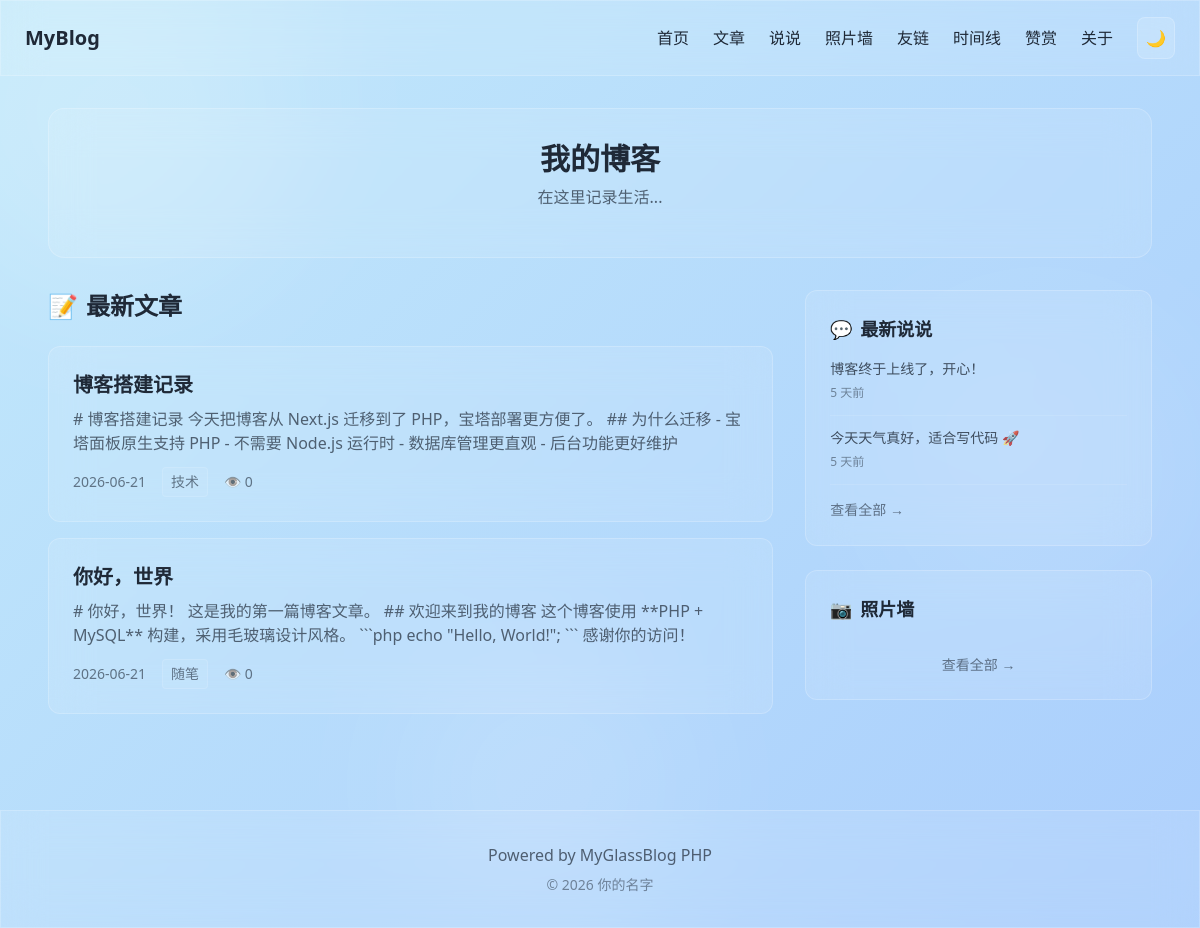
The page / on the database its author committed.
### tables this page shows
CREATE TABLE `posts` (
  `id` int(11) UNSIGNED NOT NULL AUTO_INCREMENT,
  `title` varchar(200) NOT NULL DEFAULT '' COMMENT '标题',
  `slug` varchar(200) NOT NULL DEFAULT '' COMMENT 'URL别名',
  `content` longtext COMMENT 'Markdown内容',
  `category` varchar(50) NOT NULL DEFAULT '' COMMENT '分类',
  `description` varchar(500) NOT NULL DEFAULT '' COMMENT '摘要',
  `cover` varchar(500) NOT NULL DEFAULT '' COMMENT '封面图URL',
  `views` int(11) UNSIGNED NOT NULL DEFAULT 0 COMMENT '阅读量',
  `status` tinyint(1) NOT NULL DEFAULT 1 COMMENT '状态：0草稿 1发布',
  `created_at` timestamp NOT NULL DEFAULT CURRENT_TIMESTAMP,
  `updated_at` timestamp NOT NULL DEFAULT CURRENT_TIMESTAMP ON UPDATE CURRENT_TIMESTAMP,
  PRIMARY KEY (`id`),
  UNIQUE KEY `uk_slug` (`slug`),
  KEY `idx_category` (`category`),
  KEY `idx_status` (`status`),
  KEY `idx_created` (`created_at`)
);

CREATE TABLE `chatters` (
  `id` int(11) UNSIGNED NOT NULL AUTO_INCREMENT,
  `content` text NOT NULL COMMENT '内容',
  `images` varchar(2000) NOT NULL DEFAULT '' COMMENT '图片URL（JSON数组）',
  `created_at` timestamp NOT NULL DEFAULT CURRENT_TIMESTAMP,
  PRIMARY KEY (`id`),
  KEY `idx_created` (`created_at`)
);

### config.php (called while the page is built)
<?php
return [
    'db_host' => 'localhost',
    'db_port' => 3306,
    'db_name' => 'myglassblog',
    'db_user' => 'root',
    'db_pass' => '',
    'db_charset' => 'utf8mb4',
    'site_url' => '',
    'upload_dir' => 'uploads',
    'debug' => false,
    'posts_per_page' => 10,
    'chatters_per_page' => 20,
    'photos_per_page' => 30,
];

### includes/functions.php (called while the page is built, shortened)
<?php
require_once __DIR__ . '/Database.php';
require_once __DIR__ . '/Settings.php';
require_once __DIR__ . '/Post.php';
require_once __DIR__ . '/Chatter.php';
function site_url($path = '') {
    $config = require __DIR__ . '/../config.php';
    $baseUrl = $config['site_url'];
    if (empty($baseUrl)) {
        $protocol = isset($_SERVER['HTTPS']) && $_SERVER['HTTPS'] === 'on' ? 'https' : 'http';
        $baseUrl = $protocol . '://' . $_SERVER['HTTP_HOST'];
    }
    return rtrim($baseUrl, '/') . '/' . ltrim($path, '/');
}
function site_config() {
    static $settings = null;
    if ($settings === null) {
        $settings = new Settings();
    }
    return $settings;
}
function format_time($datetime, $format = 'Y-m-d H:i') {
    return date($format, strtotime($datetime));
}
function relative_time($datetime) {
    $timestamp = strtotime($datetime);
    $diff = time() - $timestamp;
    if ($diff < 60) {
        return '刚刚';
    } elseif ($diff < 3600) {
        return floor($diff / 60) . ' 分钟前';
    } elseif ($diff < 86400) {
        return floor($diff / 3600) . ' 小时前';
    } elseif ($diff < 2592000) {
        return floor($diff / 86400) . ' 天前';
    } else {
        return date('Y-m-d', $timestamp);
    }
}
function truncate($text, $length = 100, $suffix = '...') {
    if (mb_strlen($text) <= $length) {
        return $text;
    }
    return mb_substr($text, 0, $length) . $suffix;
}
function e($text) {
    return htmlspecialchars($text, ENT_QUOTES, 'UTF-8');
}

### includes/Database.php (called while the page is built, shortened)
<?php
class Database {
    private static $instance = null;
    private $pdo;
    private function __construct() {
        $config = require __DIR__ . '/config.php';
        $dsn = sprintf(
            'mysql:host=%s;port=%d;dbname=%s;charset=%s',
            $config['db_host'],
            $config['db_port'],
            $config['db_name'],
            $config['db_charset']
        );
        $options = [
            PDO::ATTR_ERRMODE => PDO::ERRMODE_EXCEPTION,
            PDO::ATTR_DEFAULT_FETCH_MODE => PDO::FETCH_ASSOC,
            PDO::ATTR_EMULATE_PREPARES => false,
        ];
        try {
            $this->pdo = new PDO($dsn, $config['db_user'], $config['db_pass'], $options);
        } catch (PDOException $e) {
            if ($config['debug']) {
                die('数据库连接失败: ' . $e->getMessage());
            }
            die('数据库连接失败，请检查配置文件');
        }
    }
    public static function getInstance() {
        if (self::$instance === null) {
            self::$instance = new self();
        }
        return self::$instance;
    }
    public function query($sql, $params = []) {
        $stmt = $this->pdo->prepare($sql);
        $stmt->execute($params);
        return $stmt->fetchAll();
    }
}

### includes/Settings.php (called while the page is built, shortened)
<?php
class Settings {
    private $db;
    private $cache = [];
    public function __construct() {
        $this->db = Database::getInstance();
        $this->loadAll();
    }
    private function loadAll() {
        $rows = $this->db->query("SELECT site_key, site_value FROM settings");
        foreach ($rows as $row) {
            $this->cache[$row['site_key']] = $row['site_value'];
        }
    }
    public function get($key, $default = '') {
        return $this->cache[$key] ?? $default;
    }
}

### includes/Post.php (called while the page is built, shortened)
<?php
class Post {
    private $db;
    public function __construct() {
        $this->db = Database::getInstance();
    }
    public function getList($page = 1, $perPage = 10, $status = 1) {
        $offset = ($page - 1) * $perPage;
        $sql = "SELECT * FROM posts WHERE status = ? ORDER BY created_at DESC LIMIT ?, ?";
        return $this->db->query($sql, [$status, $offset, $perPage]);
    }
}

### includes/Chatter.php (called while the page is built, shortened)
<?php
class Chatter {
    private $db;
    public function __construct() {
        $this->db = Database::getInstance();
    }
    public function getLatest($limit = 5) {
        return $this->db->query("SELECT * FROM chatters ORDER BY created_at DESC LIMIT ?", [$limit]);
    }
}

### index.php (the view, shortened to what this page needs)
<?php
require_once __DIR__ . '/includes/functions.php';
$settings = site_config();
$postModel = new Post();
$chatterModel = new Chatter();
$page = isset($_GET['page']) ? max(1, intval($_GET['page'])) : 1;
$perPage = intval($settings->get('posts_per_page', 10));
$posts = $postModel->getList($page, $perPage);
$chatters = $chatterModel->getLatest(3);
require_once __DIR__ . '/templates/header.php';
?>
<div class="glass rounded-2xl p-8 mb-8 text-center">
    <h1 class="text-3xl font-bold mb-2"><?= e($settings->get('site_title')) ?></h1>
    <p class="opacity-70 mb-4"><?= e($settings->get('site_bio')) ?></p>
</div>
<div class="grid grid-cols-1 lg:grid-cols-3 gap-8">
    <div class="lg:col-span-2">
        <h2 class="text-2xl font-bold mb-6 flex items-center gap-2">
            <span>📝</span> 最新文章
        </h2>
        <?php if (empty($posts)): ?>
            <div class="glass rounded-xl p-8 text-center opacity-70">
                暂无文章
            </div>
        <?php else: ?>
            <?php foreach ($posts as $post): ?>
                <article class="glass rounded-xl p-6 mb-4 post-card">
                    <a href="<?= site_url('post.php?slug=' . e($post['slug'])) ?>" class="block group">
                        <h3 class="text-xl font-bold mb-2 group-hover:opacity-80 transition-opacity">
                            <?= e($post['title']) ?>
                        </h3>
                        <p class="opacity-70 mb-3 line-clamp-2">
                            <?= e(truncate(strip_tags($post['content']), 150)) ?>
                        </p>
                        <div class="flex items-center gap-4 text-sm opacity-60">
                            <span><?= format_time($post['created_at'], 'Y-m-d') ?></span>
                            <?php if ($post['category']): ?>
                                <span class="glass px-2 py-1 rounded"><?= e($post['category']) ?></span>
                            <?php endif; ?>
                            <span>👁 <?= $post['views'] ?></span>
                        </div>
                    </a>
                </article>
            <?php endforeach; ?>
        <?php endif; ?>
    </div>
    <div class="space-y-6">
        <div class="glass rounded-xl p-6">
            <h3 class="text-lg font-bold mb-4 flex items-center gap-2">
                <span>💬</span> 最新说说
            </h3>
            <?php foreach ($chatters as $chatter): ?>
                <div class="mb-3 pb-3 border-b border-white/10 last:border-0">
                    <p class="text-sm opacity-80"><?= e(truncate($chatter['content'], 80)) ?></p>
                    <span class="text-xs opacity-50"><?= relative_time($chatter['created_at']) ?></span>
                </div>
            <?php endforeach; ?>
            <a href="<?= site_url('chatter.php') ?>" class="text-sm opacity-60 hover:opacity-100 transition-opacity">
                查看全部 →
            </a>
        </div>
        <div class="glass rounded-xl p-6">
            <h3 class="text-lg font-bold mb-4 flex items-center gap-2">
                <span>📷</span> 照片墙
            </h3>
            <a href="<?= site_url('photowall.php') ?>" class="block text-center mt-4 text-sm opacity-60 hover:opacity-100 transition-opacity">
                查看全部 →
            </a>
        </div>
    </div>
</div>
<?php require_once __DIR__ . '/templates/footer.php'; ?>

### templates/header.php (shortened to what this page needs)
<?php
require_once __DIR__ . '/../includes/functions.php';
$settings = site_config();
?>
<!DOCTYPE html>
<html lang="zh-CN">
<head>
    <script src="https://cdn.tailwindcss.com"></script>
</head>
<body class="min-h-screen gradient-bg text-gray-800 dark:text-gray-100 transition-colors duration-300">
    <div class="fixed inset-0 overflow-hidden pointer-events-none z-0">
        <div class="glow-orb w-96 h-96 bg-white/30 dark:bg-white/10 -top-20 -left-20" style="animation-delay: 0s;"></div>
        <div class="glow-orb w-80 h-80 bg-white/20 dark:bg-white/5 top-1/3 right-0" style="animation-delay: 2s;"></div>
        <div class="glow-orb w-72 h-72 bg-white/25 dark:bg-white/10 bottom-0 left-1/3" style="animation-delay: 4s;"></div>
    </div>
    <nav class="glass sticky top-0 z-50 px-6 py-4">
        <div class="max-w-6xl mx-auto flex items-center justify-between">
            <a href="<?= site_url() ?>" class="text-xl font-bold hover:opacity-80 transition-opacity">
                <?= e($settings->get('nav_title', 'MyBlog')) ?>
            </a>
            <div class="flex items-center gap-6">
                <a href="<?= site_url() ?>" class="hover:opacity-80 transition-opacity">首页</a>
                <a href="<?= site_url('posts.php') ?>" class="hover:opacity-80 transition-opacity">文章</a>
                <a href="<?= site_url('chatter.php') ?>" class="hover:opacity-80 transition-opacity">说说</a>
                <a href="<?= site_url('photowall.php') ?>" class="hover:opacity-80 transition-opacity">照片墙</a>
                <a href="<?= site_url('friends.php') ?>" class="hover:opacity-80 transition-opacity">友链</a>
                <a href="<?= site_url('timeline.php') ?>" class="hover:opacity-80 transition-opacity">时间线</a>
                <a href="<?= site_url('donate.php') ?>" class="hover:opacity-80 transition-opacity">赞赏</a>
                <a href="<?= site_url('about.php') ?>" class="hover:opacity-80 transition-opacity">关于</a>
                <button onclick="toggleDarkMode()" class="dark-toggle p-2 rounded-lg glass hover:bg-white/20 transition-colors" title="切换主题">
                    <span id="darkIcon">🌙</span>
                </button>
            </div>
        </div>
    </nav>
    <main class="relative z-10 max-w-6xl mx-auto px-6 py-8">

### templates/footer.php (shortened to what this page needs)
    </main>
    <footer class="glass mt-12 px-6 py-8 text-center">
        <p class="opacity-70">
            <?= e($settings->get('footer_text', 'Powered by MyGlassBlog PHP')) ?>
        </p>
        <p class="mt-2 opacity-50 text-sm">
            © <?= date('Y') ?> <?= e($settings->get('site_author')) ?>
        </p>
    </footer>
</body>
</html>

### rows shown on the page
posts: title "博客搭建记录", content "# 博客搭建记录 今天把博客从 Next.js 迁移到了 PHP，宝塔部署更方便了。 ## 为什么迁移 - 宝塔面板原生支持 PHP - 不需要 Node.js 运行时 - 数据库管理更直观 - 后台功能更好维护", created_at "2026-06-21", category "技术", views "0"
posts: title "你好，世界", content "# 你好，世界！ 这是我的第一篇博客文章。 ## 欢迎来到我的博客 这个博客使用 **PHP + MySQL** 构建，采用毛玻璃设计风格。 ```php echo \"Hello, World!\"; ``` 感谢你的访问！", created_at "2026-06-21", category "随笔", views "0"
chatters: content "博客终于上线了，开心！", created_at "5 天前"
chatters: content "今天天气真好，适合写代码 🚀", created_at "5 天前"

### other values the page prints
$settings->get('nav_title', 'MyBlog') "MyBlog"
$settings->get('site_title') "我的博客"
$settings->get('site_bio') "在这里记录生活..."
$settings->get('footer_text', 'Powered by MyGlassBlog PHP') "Powered by MyGlassBlog PHP"
$settings->get('site_author') "你的名字"
